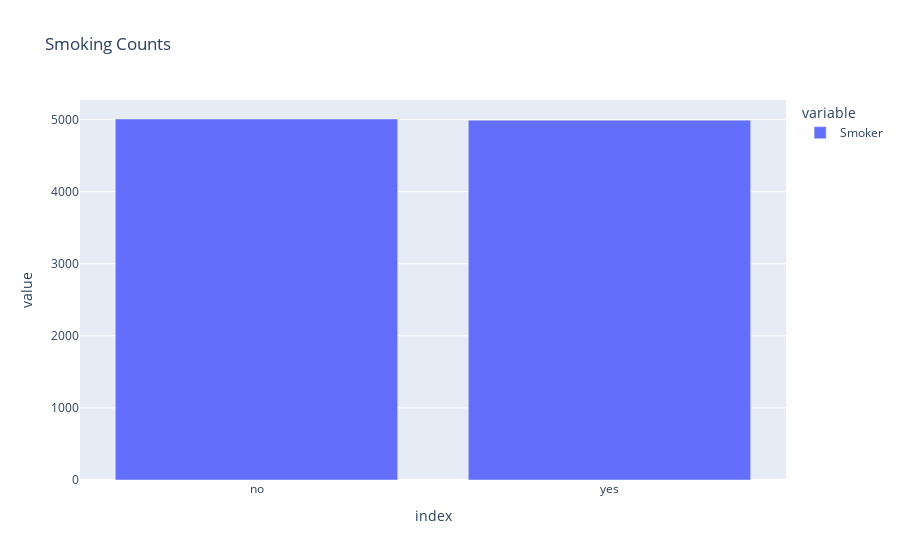

Notebook code cell kept with this figure:
### Code cell
# Smoker Count
sm = df.groupby('Smoker').aggregate({'Smoker':'count'})
fig = px.bar(sm,title='Smoking Counts')
fig.show()

### Figure 1 — Plotly figure (JSON) as saved in the notebook; plotly's stock layout.template omitted (floating-point values rounded to 4 significant figures)
{"data": [{"alignmentgroup": "True", "hovertemplate": "variable=Smoker<br>index=%{x}<br>value=%{y}<extra></extra>", "legendgroup": "Smoker", "marker": {"color": "#636efa", "pattern": {"shape": ""}}, "name": "Smoker", "offsetgroup": "Smoker", "orientation": "v", "showlegend": true, "textposition": "auto", "type": "bar", "x": ["no", "yes"], "xaxis": "x", "y": [5008, 4992], "yaxis": "y"}], "layout": {"barmode": "relative", "legend": {"title": {"text": "variable"}, "tracegroupgap": 0}, "title": {"text": "Smoking Counts"}, "xaxis": {"anchor": "y", "domain": [0, 1], "title": {"text": "index"}}, "yaxis": {"anchor": "x", "domain": [0, 1], "title": {"text": "value"}}}}
